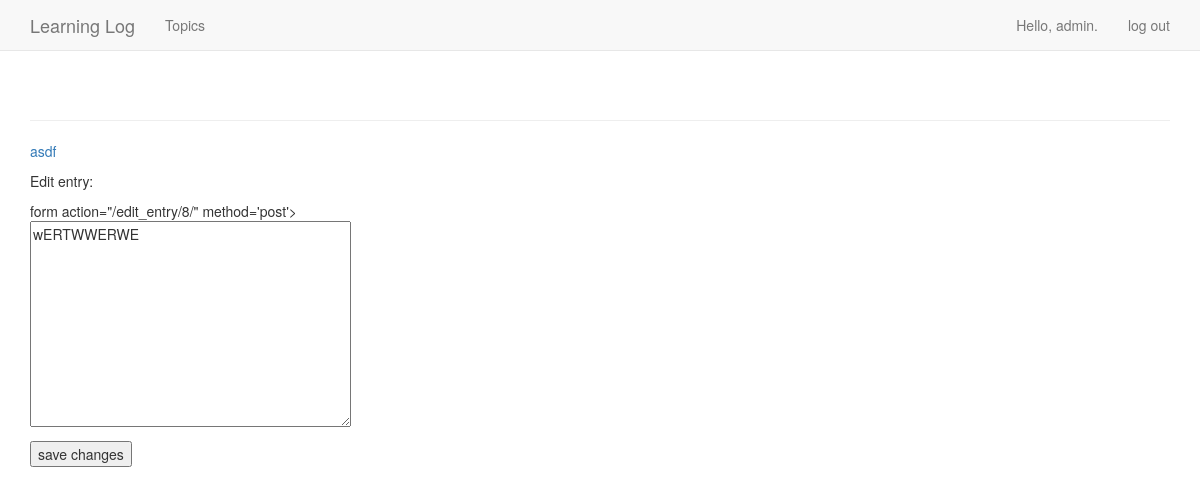
/edit_entry/8/ (signed in), run on the app's committed database.
### learning_logs/models.py (models this page shows, shortened)
class Topic(models.Model):
    text = models.CharField(max_length=200)
    date_added = models.DateTimeField(auto_now_add=True)
    owner = models.ForeignKey(User, on_delete=models.CASCADE)
    def __str__(self):
        return self.text

class Entry(models.Model):
    topic = models.ForeignKey(Topic, on_delete=models.CASCADE,)
    text = models.TextField()
    date_added = models.DateTimeField(auto_now_add=True)
    class Meta:
        verbose_name_plural = 'entries'

### learning_logs/views.py (the view)
# urls.py: url('edit_entry/(?P<entry_id>\d+)/', views.edit_entry,
@login_required
def edit_entry(request, entry_id):
	entry = Entry.objects.get(id=entry_id)
	topic = entry.topic
	if topic.owner != request.user:
		raise Http404
	if request.method != 'POST':
		form = EntryForm(instance=entry)
	else:
		form = EntryForm(instance=entry, data=request.POST)
		if form.is_valid():
			form.save()
			return HttpResponseRedirect(reverse('learning_logs:topic',
												args=[topic.id]))
	context = {'entry':entry, 'topic': topic, 'form':form}
	return render(request, 'learning_logs/edit_entry.html',context)

### learning_logs/forms.py
class EntryForm(forms.ModelForm):
    class Meta:
        model = Entry
        fields = {'text'}
        labels = {'text': ''}
        widgets = {'text': forms.Textarea(attrs={'colos': 80})}

### learning_logs/templates/learning_logs/edit_entry.html (shortened to what this page needs)
{% extends "learning_logs/base.html" %}
{% block content %}
  <p><a href="{% url 'learning_logs:topic' topic.id %}">{{ topic }}</a></p>
  <p>Edit entry:</p>
    form action="{% url 'learning_logs:edit_entry' entry.id %}" method='post'>
    {{ form.as_p }}
    <button name="submit">save changes</button>
{% endblock content %}

### learning_logs/templates/learning_logs/base.html (shortened to what this page needs)
{% load bootstrap3 %}
<!DOCTYPE html>
<html lang="en">
<head>
    {% bootstrap_css %}
</head>
<body>
  <nav class="navbar navbar-default navbar-static-top">
    <div class="container">
        <div class="navbar-header">
        <a class="navbar-brand" href="{% url 'learning_logs:index' %}">
            Learning Log</a>
        </div>
        <div id="navbar" class="navbar-collapse collapse">
          <ul class="nav navbar-nav">
            <li><a href="{% url 'learning_logs:topics' %}">Topics</a></li>
          </ul>
          <ul class="nav navbar-nav navbar-right">
            {% if user.is_authenticated %}
              <li><a>Hello, {{ user.username }}.</a></li>
              <li><a href="{% url 'users:logout' %}">log out</a></li>
            {% else %}
              <li><a href="{% url 'users:register' %}">register</a></li>
              <li><a href="{% url 'users:login' %}">log in</a></li>
            {% endif %}
          </ul>
        </div>
    </div>
  </nav>
  <div class="container">
    <div class="page-header">
    </div>
    <div>
      {% block content %}{% endblock content %}
    </div>
  </div>
</body>
</html>

### data on the page
Topic: text "asdf"
Entry: id "/edit_entry/8/", text "wERTWWERWE"

### other printed values
{{ user.username }} "admin"
